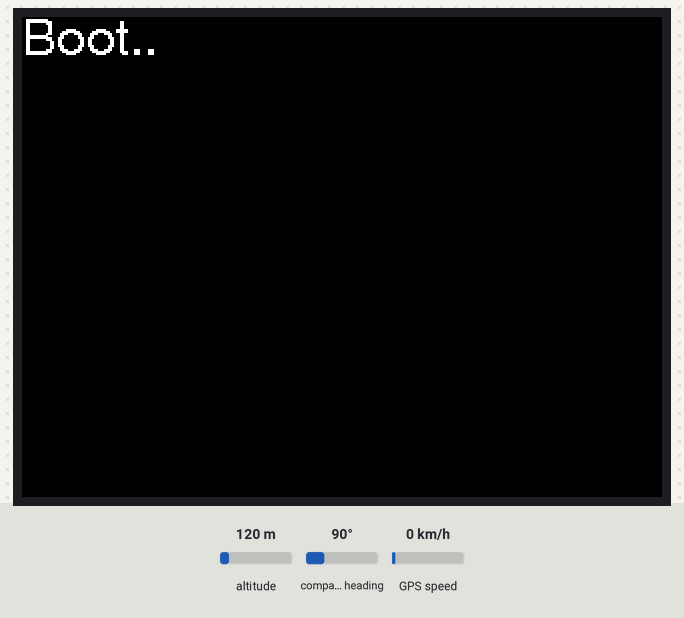
A sketch run on a simulated ESP32. Parts: 320×240 colour display. Inputs (shaded band) come from the test bench; at power-on: altitude 120 m, compass heading 90°, GPS speed 0 km/h. WiFi joins after 1.5 s; servers stay silent unless stated; the GPS gets a fix after 3 s at 37.7749, -122.4194 with 8 satellites.

Above: at 1.2 s.
At 2.3 s:
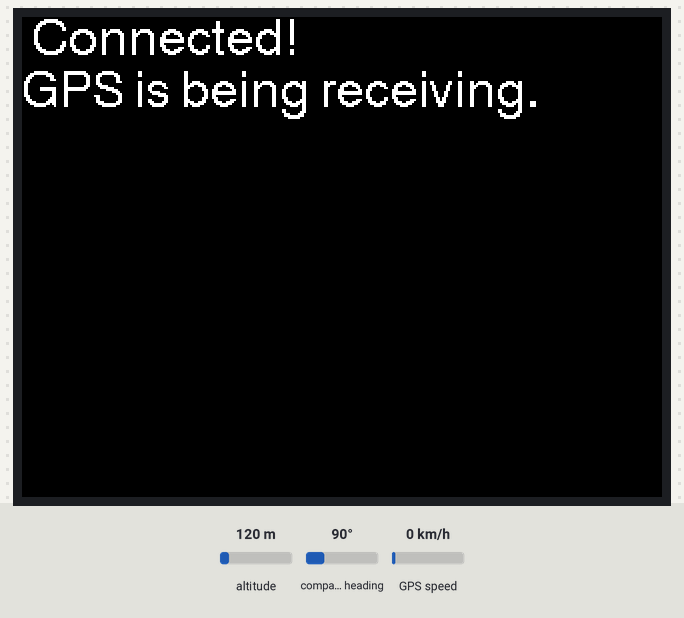
At 5.5 s:
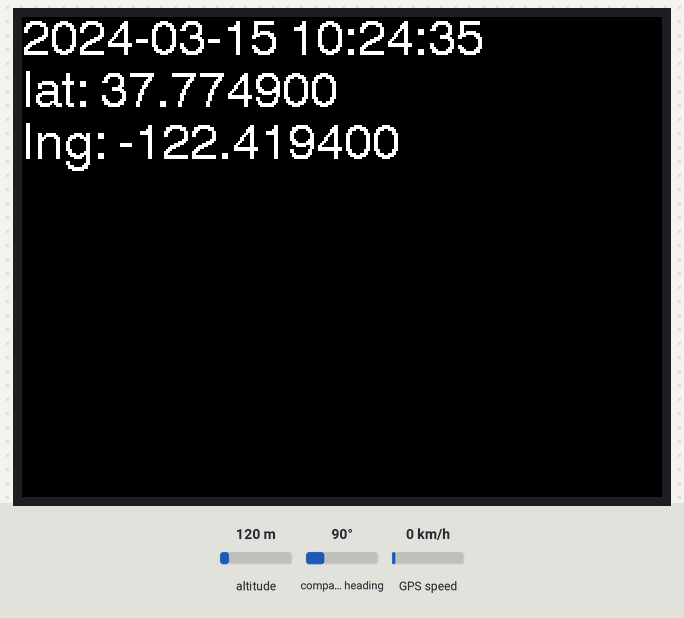
At 13.5 s:
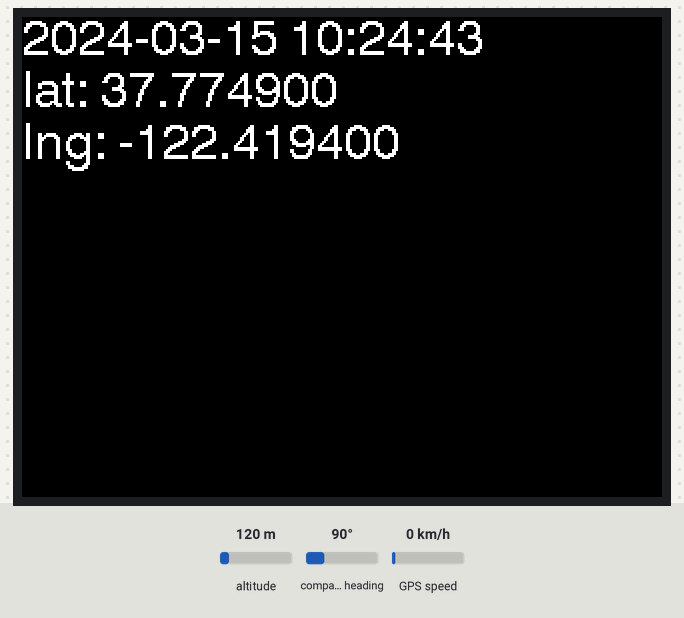
At 21.5 s:
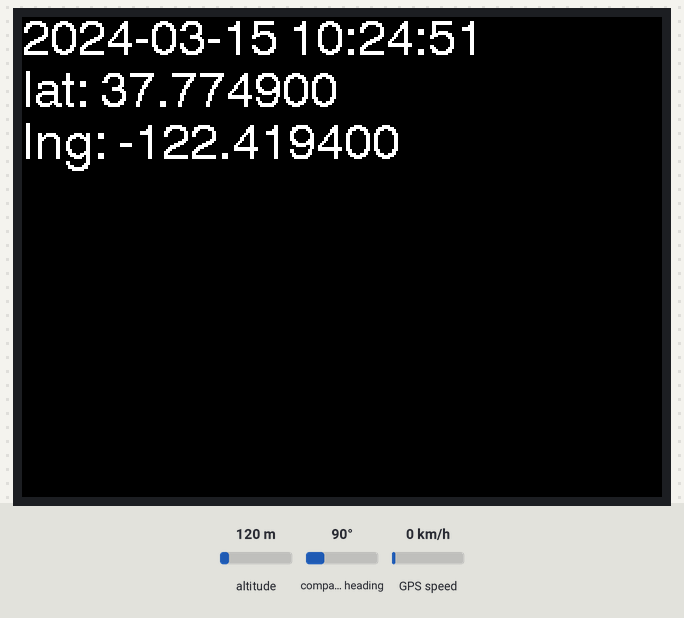
At 38.5 s:
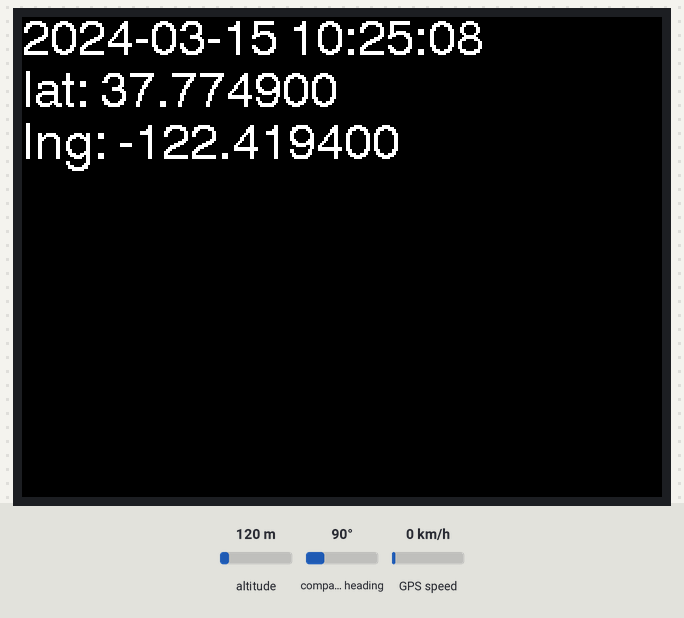

The sketch:

m5stack-02.ino
```cpp
#include <M5Stack.h>
#include <WiFi.h>
#include <TinyGPS++.h>

const int wifiConnectTimeout = 30;
HardwareSerial GPSRaw(2);
TinyGPSPlus gps;

#define LCD_CLEAR(s) do { M5.Lcd.clear(s); M5.Lcd.setCursor(0, 0); } while(0);
#define LCD_WAIT_C(s, t) do { M5.Lcd.print(s); delay(t); } while(0);

void setup() {
  M5.begin();
  M5.Power.begin();
  M5.Speaker.begin();

  M5.Lcd.setTextFont(4);
  M5.Lcd.print("Boot");

  WiFi.begin();
  for (int i = 0; WiFi.status() != WL_CONNECTED && i < wifiConnectTimeout; i++) {
    LCD_WAIT_C(".", 1000);
  }

  LCD_CLEAR(BLACK);

  if (WiFi.status() == WL_CONNECTED) {
    M5.Lcd.print(WiFi.SSID());
    M5.Lcd.println(F(" Connected!"));
    //M5.Lcd.print(WiFi.psk());
  }
  else {
    M5.Lcd.println(F("Cannot connect to Wi-fi."));
  }

  M5.Speaker.end();

  GPSRaw.begin(9600);
  M5.Lcd.print(F("GPS is being receiving."));
  while (!GPSRaw.available()) {
    LCD_WAIT_C(".", 1000);
  }
  delay(3000);
  LCD_CLEAR(BLACK);
}

void loop() {
  if (GPSRaw.available()) {
    gps.encode(GPSRaw.read());
    if (gps.time.isUpdated()) {
      M5.Lcd.setCursor(0, 0);
      M5.Lcd.printf("%04d-%02d-%02d %02d:%02d:%02d\n",
                    (uint16_t) gps.date.year(),
                    (uint8_t) gps.date.month(),
                    (uint8_t) gps.date.day(),
                    (uint8_t) gps.time.hour(),
                    (uint8_t) gps.time.minute(),
                    (uint8_t) gps.time.second()
                   );
      M5.Lcd.print(F("lat: "));
      M5.Lcd.println(gps.location.lat(), 6);
      M5.Lcd.print(F("lng: "));
      M5.Lcd.println(gps.location.lng(), 6);
    }
  }
}
```

Measured:
- what the display in image 0 shows lasts 1.1 s, from 1.2 s to 2.3 s
- what the display in image 1 shows lasts 3.0 s, from 2.3 s to 5.3 s
- what the display in image 3 shows lasts 1.0 s, from 13.4 s to 14.4 s
